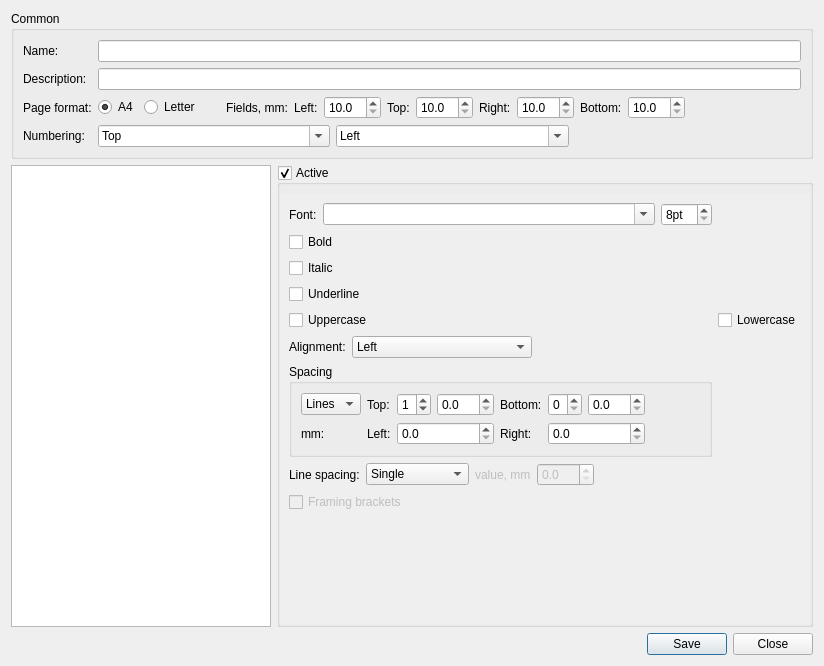
<?xml version="1.0" encoding="UTF-8"?>
<ui version="4.0">
 <class>TemplateDialog</class>
 <widget class="QWidget" name="TemplateDialog">
  <property name="geometry">
   <rect>
    <x>0</x>
    <y>0</y>
    <width>824</width>
    <height>666</height>
   </rect>
  </property>
  <property name="windowTitle">
   <string>Edit Scenario Template</string>
  </property>
  <layout class="QGridLayout" name="gridLayout_3">
   <item row="0" column="0" colspan="2">
    <widget class="QGroupBox" name="groupBox">
     <property name="title">
      <string>Common</string>
     </property>
     <layout class="QGridLayout" name="gridLayout_2">
      <item row="3" column="1">
       <layout class="QHBoxLayout" name="horizontalLayout_5">
        <item>
         <widget class="QComboBox" name="numberingVerticalAlignment">
          <property name="sizePolicy">
           <sizepolicy hsizetype="Expanding" vsizetype="Fixed">
            <horstretch>0</horstretch>
            <verstretch>0</verstretch>
           </sizepolicy>
          </property>
          <property name="editable">
           <bool>true</bool>
          </property>
          <item>
           <property name="text">
            <string>Top</string>
           </property>
          </item>
          <item>
           <property name="text">
            <string>Bottom</string>
           </property>
          </item>
         </widget>
        </item>
        <item>
         <widget class="QComboBox" name="numberingHorizontalAlignment">
          <property name="sizePolicy">
           <sizepolicy hsizetype="Expanding" vsizetype="Fixed">
            <horstretch>0</horstretch>
            <verstretch>0</verstretch>
           </sizepolicy>
          </property>
          <property name="editable">
           <bool>true</bool>
          </property>
          <item>
           <property name="text">
            <string>Left</string>
           </property>
          </item>
          <item>
           <property name="text">
            <string>Center</string>
           </property>
          </item>
          <item>
           <property name="text">
            <string>Right</string>
           </property>
          </item>
         </widget>
        </item>
        <item>
         <spacer name="horizontalSpacer_2">
          <property name="orientation">
           <enum>Qt::Horizontal</enum>
          </property>
          <property name="sizeHint" stdset="0">
           <size>
            <width>40</width>
            <height>20</height>
           </size>
          </property>
         </spacer>
        </item>
       </layout>
      </item>
      <item row="1" column="1">
       <widget class="QLineEdit" name="description"/>
      </item>
      <item row="1" column="0">
       <widget class="QLabel" name="label_8">
        <property name="text">
         <string>Description:</string>
        </property>
       </widget>
      </item>
      <item row="2" column="1">
       <layout class="QHBoxLayout" name="horizontalLayout_6">
        <item>
         <widget class="QRadioButton" name="pageFormatA4">
          <property name="text">
           <string>A4</string>
          </property>
          <property name="checked">
           <bool>true</bool>
          </property>
         </widget>
        </item>
        <item>
         <widget class="QRadioButton" name="pageFormatLetter">
          <property name="text">
           <string>Letter</string>
          </property>
         </widget>
        </item>
        <item>
         <spacer name="horizontalSpacer">
          <property name="orientation">
           <enum>Qt::Horizontal</enum>
          </property>
          <property name="sizeType">
           <enum>QSizePolicy::Fixed</enum>
          </property>
          <property name="sizeHint" stdset="0">
           <size>
            <width>20</width>
            <height>20</height>
           </size>
          </property>
         </spacer>
        </item>
        <item>
         <widget class="QLabel" name="label_19">
          <property name="text">
           <string>Fields, mm:</string>
          </property>
         </widget>
        </item>
        <item>
         <widget class="QLabel" name="label_12">
          <property name="text">
           <string>Left:</string>
          </property>
         </widget>
        </item>
        <item>
         <widget class="QDoubleSpinBox" name="leftField">
          <property name="decimals">
           <number>1</number>
          </property>
          <property name="minimum">
           <double>10.000000000000000</double>
          </property>
          <property name="maximum">
           <double>200.000000000000000</double>
          </property>
         </widget>
        </item>
        <item>
         <widget class="QLabel" name="label_11">
          <property name="text">
           <string>Top:</string>
          </property>
         </widget>
        </item>
        <item>
         <widget class="QDoubleSpinBox" name="topField">
          <property name="decimals">
           <number>1</number>
          </property>
          <property name="minimum">
           <double>10.000000000000000</double>
          </property>
          <property name="maximum">
           <double>200.000000000000000</double>
          </property>
         </widget>
        </item>
        <item>
         <widget class="QLabel" name="label_10">
          <property name="text">
           <string>Right:</string>
          </property>
         </widget>
        </item>
        <item>
         <widget class="QDoubleSpinBox" name="rightField">
          <property name="decimals">
           <number>1</number>
          </property>
          <property name="minimum">
           <double>10.000000000000000</double>
          </property>
          <property name="maximum">
           <double>200.000000000000000</double>
          </property>
         </widget>
        </item>
        <item>
         <widget class="QLabel" name="label_13">
          <property name="text">
           <string>Bottom:</string>
          </property>
         </widget>
        </item>
        <item>
         <widget class="QDoubleSpinBox" name="bottomField">
          <property name="decimals">
           <number>1</number>
          </property>
          <property name="minimum">
           <double>10.000000000000000</double>
          </property>
          <property name="maximum">
           <double>200.000000000000000</double>
          </property>
         </widget>
        </item>
        <item>
         <spacer name="horizontalSpacer_5">
          <property name="orientation">
           <enum>Qt::Horizontal</enum>
          </property>
          <property name="sizeHint" stdset="0">
           <size>
            <width>40</width>
            <height>20</height>
           </size>
          </property>
         </spacer>
        </item>
       </layout>
      </item>
      <item row="3" column="0">
       <widget class="QLabel" name="label_14">
        <property name="text">
         <string>Numbering:</string>
        </property>
       </widget>
      </item>
      <item row="2" column="0">
       <widget class="QLabel" name="label_9">
        <property name="text">
         <string>Page format:</string>
        </property>
       </widget>
      </item>
      <item row="0" column="1">
       <widget class="QLineEdit" name="name"/>
      </item>
      <item row="0" column="0">
       <widget class="QLabel" name="label_4">
        <property name="text">
         <string>Name:</string>
        </property>
       </widget>
      </item>
     </layout>
    </widget>
   </item>
   <item row="2" column="0" colspan="2">
    <widget class="QDialogButtonBox" name="buttons">
     <property name="standardButtons">
      <set>QDialogButtonBox::Close|QDialogButtonBox::Save</set>
     </property>
    </widget>
   </item>
   <item row="1" column="1">
    <widget class="QGroupBox" name="isActive">
     <property name="enabled">
      <bool>true</bool>
     </property>
     <property name="sizePolicy">
      <sizepolicy hsizetype="Expanding" vsizetype="Preferred">
       <horstretch>0</horstretch>
       <verstretch>0</verstretch>
      </sizepolicy>
     </property>
     <property name="minimumSize">
      <size>
       <width>530</width>
       <height>0</height>
      </size>
     </property>
     <property name="title">
      <string>Active</string>
     </property>
     <property name="checkable">
      <bool>true</bool>
     </property>
     <layout class="QGridLayout" name="gridLayout">
      <property name="leftMargin">
       <number>0</number>
      </property>
      <property name="rightMargin">
       <number>0</number>
      </property>
      <property name="bottomMargin">
       <number>0</number>
      </property>
      <property name="spacing">
       <number>0</number>
      </property>
      <item row="0" column="0">
       <widget class="QScrollArea" name="scrollArea">
        <property name="sizePolicy">
         <sizepolicy hsizetype="Expanding" vsizetype="Expanding">
          <horstretch>0</horstretch>
          <verstretch>0</verstretch>
         </sizepolicy>
        </property>
        <property name="frameShape">
         <enum>QFrame::NoFrame</enum>
        </property>
        <property name="frameShadow">
         <enum>QFrame::Plain</enum>
        </property>
        <property name="widgetResizable">
         <bool>true</bool>
        </property>
        <widget class="QWidget" name="scrollAreaWidgetContents">
         <property name="geometry">
          <rect>
           <x>0</x>
           <y>0</y>
           <width>524</width>
           <height>391</height>
          </rect>
         </property>
         <layout class="QGridLayout" name="gridLayout_5">
          <item row="7" column="0">
           <widget class="QGroupBox" name="groupBox_2">
            <property name="title">
             <string>Spacing</string>
            </property>
            <layout class="QGridLayout" name="gridLayout_4">
             <item row="0" column="0">
              <widget class="QComboBox" name="spacingType">
               <item>
                <property name="text">
                 <string>Lines</string>
                </property>
               </item>
               <item>
                <property name="text">
                 <string>mm</string>
                </property>
               </item>
              </widget>
             </item>
             <item row="0" column="1">
              <widget class="QLabel" name="label_17">
               <property name="text">
                <string>Top:</string>
               </property>
              </widget>
             </item>
             <item row="0" column="2">
              <layout class="QHBoxLayout" name="horizontalLayout_7">
               <item>
                <widget class="QSpinBox" name="topSpace">
                 <property name="maximum">
                  <number>3</number>
                 </property>
                 <property name="value">
                  <number>1</number>
                 </property>
                </widget>
               </item>
               <item>
                <widget class="QDoubleSpinBox" name="topIndent">
                 <property name="decimals">
                  <number>1</number>
                 </property>
                 <property name="maximum">
                  <double>200.000000000000000</double>
                 </property>
                </widget>
               </item>
              </layout>
             </item>
             <item row="0" column="3">
              <widget class="QLabel" name="label_18">
               <property name="text">
                <string>Bottom:</string>
               </property>
              </widget>
             </item>
             <item row="0" column="4">
              <layout class="QHBoxLayout" name="horizontalLayout_8">
               <item>
                <widget class="QSpinBox" name="bottomSpace">
                 <property name="maximum">
                  <number>3</number>
                 </property>
                 <property name="value">
                  <number>0</number>
                 </property>
                </widget>
               </item>
               <item>
                <widget class="QDoubleSpinBox" name="bottomIndent">
                 <property name="decimals">
                  <number>1</number>
                 </property>
                 <property name="maximum">
                  <double>200.000000000000000</double>
                 </property>
                </widget>
               </item>
              </layout>
             </item>
             <item row="0" column="5">
              <spacer name="horizontalSpacer_4">
               <property name="orientation">
                <enum>Qt::Horizontal</enum>
               </property>
               <property name="sizeHint" stdset="0">
                <size>
                 <width>12</width>
                 <height>20</height>
                </size>
               </property>
              </spacer>
             </item>
             <item row="1" column="0">
              <widget class="QLabel" name="label_15">
               <property name="text">
                <string>mm:</string>
               </property>
              </widget>
             </item>
             <item row="1" column="1">
              <widget class="QLabel" name="label_6">
               <property name="text">
                <string>Left:</string>
               </property>
              </widget>
             </item>
             <item row="1" column="2">
              <widget class="QDoubleSpinBox" name="leftIndent">
               <property name="decimals">
                <number>1</number>
               </property>
               <property name="maximum">
                <double>200.000000000000000</double>
               </property>
              </widget>
             </item>
             <item row="1" column="3">
              <widget class="QLabel" name="label_7">
               <property name="text">
                <string>Right:</string>
               </property>
              </widget>
             </item>
             <item row="1" column="4">
              <widget class="QDoubleSpinBox" name="rightIndent">
               <property name="decimals">
                <number>1</number>
               </property>
               <property name="maximum">
                <double>200.000000000000000</double>
               </property>
              </widget>
             </item>
            </layout>
           </widget>
          </item>
          <item row="5" column="0">
            <widget class="QCheckBox" name="uppercase">
             <property name="text">
              <string>Uppercase</string>
             </property>
            </widget>
           </item>
           <item row="5" column="1">
            <widget class="QCheckBox" name="lowercase">
             <property name="text">
              <string>Lowercase</string>
             </property>
            </widget>
           </item>
          <item row="4" column="0">
           <widget class="QCheckBox" name="underline">
            <property name="text">
             <string>Underline</string>
            </property>
           </widget>
          </item>
          <item row="8" column="0">
           <layout class="QHBoxLayout" name="horizontalLayout_4">
            <item>
             <widget class="QLabel" name="label_16">
              <property name="text">
               <string>Line spacing:</string>
              </property>
             </widget>
            </item>
            <item>
             <widget class="QComboBox" name="lineSpacing">
              <item>
               <property name="text">
                <string>Single</string>
               </property>
              </item>
              <item>
               <property name="text">
                <string>One and Half</string>
               </property>
              </item>
              <item>
               <property name="text">
                <string>Double</string>
               </property>
              </item>
              <item>
               <property name="text">
                <string>Fixed</string>
               </property>
              </item>
             </widget>
            </item>
            <item>
             <widget class="QLabel" name="lineSpacingValueLabel">
              <property name="enabled">
               <bool>false</bool>
              </property>
              <property name="text">
               <string>value, mm</string>
              </property>
             </widget>
            </item>
            <item>
             <widget class="QDoubleSpinBox" name="lineSpacingValue">
              <property name="enabled">
               <bool>false</bool>
              </property>
              <property name="decimals">
               <number>1</number>
              </property>
              <property name="maximum">
               <double>200.000000000000000</double>
              </property>
             </widget>
            </item>
            <item>
             <spacer name="horizontalSpacer_6">
              <property name="orientation">
               <enum>Qt::Horizontal</enum>
              </property>
              <property name="sizeHint" stdset="0">
               <size>
                <width>40</width>
                <height>20</height>
               </size>
              </property>
             </spacer>
            </item>
           </layout>
          </item>
          <item row="3" column="0">
           <widget class="QCheckBox" name="italic">
            <property name="text">
             <string>Italic</string>
            </property>
           </widget>
          </item>
          <item row="6" column="0">
           <layout class="QHBoxLayout" name="horizontalLayout_3">
            <item>
             <widget class="QLabel" name="label_2">
              <property name="text">
               <string>Alignment:</string>
              </property>
             </widget>
            </item>
            <item>
             <widget class="QComboBox" name="alignment">
              <property name="sizePolicy">
               <sizepolicy hsizetype="Expanding" vsizetype="Fixed">
                <horstretch>0</horstretch>
                <verstretch>0</verstretch>
               </sizepolicy>
              </property>
              <item>
               <property name="text">
                <string>Left</string>
               </property>
              </item>
              <item>
               <property name="text">
                <string>Center</string>
               </property>
              </item>
              <item>
               <property name="text">
                <string>Right</string>
               </property>
              </item>
              <item>
               <property name="text">
                <string>Justify</string>
               </property>
              </item>
             </widget>
            </item>
            <item>
             <spacer name="horizontalSpacer_3">
              <property name="orientation">
               <enum>Qt::Horizontal</enum>
              </property>
              <property name="sizeHint" stdset="0">
               <size>
                <width>40</width>
                <height>20</height>
               </size>
              </property>
             </spacer>
            </item>
           </layout>
          </item>
          <item row="0" column="0">
           <layout class="QHBoxLayout" name="horizontalLayout_2">
            <item>
             <widget class="QLabel" name="label">
              <property name="text">
               <string>Font:</string>
              </property>
             </widget>
            </item>
            <item>
             <widget class="QComboBox" name="fontFamily">
              <property name="sizePolicy">
               <sizepolicy hsizetype="Expanding" vsizetype="Fixed">
                <horstretch>0</horstretch>
                <verstretch>0</verstretch>
               </sizepolicy>
              </property>
              <property name="editable">
               <bool>true</bool>
              </property>
             </widget>
            </item>
            <item>
             <widget class="QSpinBox" name="fontSize">
              <property name="suffix">
               <string>pt</string>
              </property>
              <property name="minimum">
               <number>8</number>
              </property>
              <property name="maximum">
               <number>36</number>
              </property>
             </widget>
            </item>
           </layout>
          </item>
          <item row="1" column="0">
           <widget class="QCheckBox" name="bold">
            <property name="text">
             <string>Bold</string>
            </property>
           </widget>
          </item>
          <item row="9" column="0">
           <widget class="QCheckBox" name="framingBrackets">
            <property name="enabled">
             <bool>false</bool>
            </property>
            <property name="text">
             <string>Framing brackets</string>
            </property>
           </widget>
          </item>
          <item row="10" column="0">
           <spacer name="verticalSpacer">
            <property name="orientation">
             <enum>Qt::Vertical</enum>
            </property>
            <property name="sizeHint" stdset="0">
             <size>
              <width>20</width>
              <height>40</height>
             </size>
            </property>
           </spacer>
          </item>
         </layout>
        </widget>
       </widget>
      </item>
     </layout>
    </widget>
   </item>
   <item row="1" column="0">
    <widget class="QListWidget" name="blockStyles">
     <property name="sizePolicy">
      <sizepolicy hsizetype="Preferred" vsizetype="Expanding">
       <horstretch>0</horstretch>
       <verstretch>0</verstretch>
      </sizepolicy>
     </property>
     <property name="minimumSize">
      <size>
       <width>260</width>
       <height>0</height>
      </size>
     </property>
     <property name="styleSheet">
      <string notr="true">QListView::item {
    height: 24px;
}</string>
     </property>
     <property name="alternatingRowColors">
      <bool>true</bool>
     </property>
     <property name="selectionMode">
      <enum>QAbstractItemView::SingleSelection</enum>
     </property>
     <property name="verticalScrollMode">
      <enum>QAbstractItemView::ScrollPerPixel</enum>
     </property>
     <property name="resizeMode">
      <enum>QListView::Adjust</enum>
     </property>
     <property name="currentRow">
      <number>-1</number>
     </property>
    </widget>
   </item>
  </layout>
 </widget>
 <tabstops>
  <tabstop>name</tabstop>
  <tabstop>description</tabstop>
  <tabstop>pageFormatA4</tabstop>
  <tabstop>pageFormatLetter</tabstop>
  <tabstop>leftField</tabstop>
  <tabstop>topField</tabstop>
  <tabstop>rightField</tabstop>
  <tabstop>bottomField</tabstop>
  <tabstop>numberingVerticalAlignment</tabstop>
  <tabstop>numberingHorizontalAlignment</tabstop>
  <tabstop>blockStyles</tabstop>
  <tabstop>isActive</tabstop>
  <tabstop>scrollArea</tabstop>
  <tabstop>fontFamily</tabstop>
  <tabstop>fontSize</tabstop>
  <tabstop>bold</tabstop>
  <tabstop>italic</tabstop>
  <tabstop>underline</tabstop>
  <tabstop>uppercase</tabstop>
  <tabstop>alignment</tabstop>
  <tabstop>spacingType</tabstop>
  <tabstop>topSpace</tabstop>
  <tabstop>topIndent</tabstop>
  <tabstop>bottomSpace</tabstop>
  <tabstop>bottomIndent</tabstop>
  <tabstop>leftIndent</tabstop>
  <tabstop>rightIndent</tabstop>
  <tabstop>lineSpacing</tabstop>
  <tabstop>lineSpacingValue</tabstop>
  <tabstop>framingBrackets</tabstop>
 </tabstops>
 <resources/>
 <connections/>
</ui>
